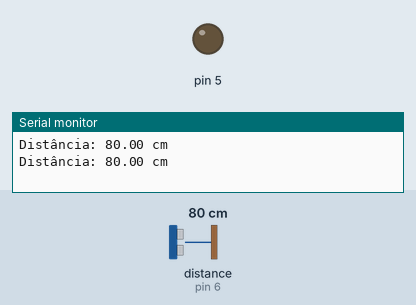
Recording of a sketch running on a simulated Arduino Uno, built with avr-gcc and run on an emulated ATmega328P. Parts: output pins drawn as LEDs (lit = HIGH), the last lines printed to the serial monitor. The inputs (shaded band) are chosen by the test bench; at power-on: distance to the obstacle (sensor on pin 6) 80 cm.

Above: at 2.8 s.
2.9 s: distance to the obstacle (sensor on pin 6) set to 56 cm
4.4 s: distance to the obstacle (sensor on pin 6) set to 47 cm
At 6.2 s:
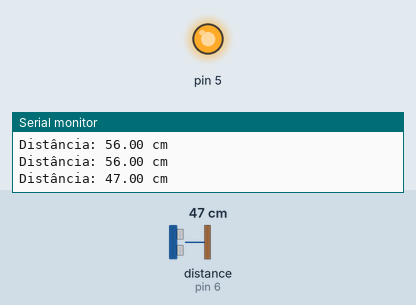
8.6 s: distance to the obstacle (sensor on pin 6) set to 60 cm
At 11.2 s:
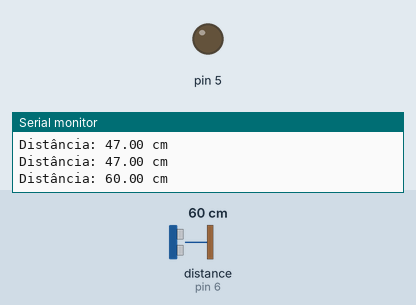
11.5 s: distance to the obstacle (sensor on pin 6) set to 2 cm
At 13.1 s:
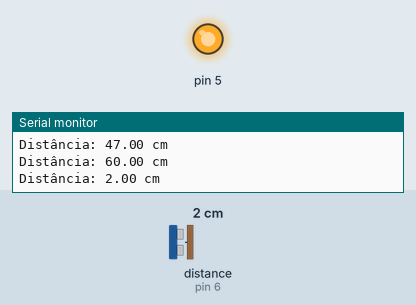
Timing chart, 0 to 16.5 s (numbered marks = the images above; inputs shaded):
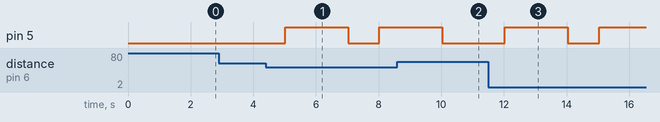

The sketch:

sensor_de_dist_ncia_ultrass_nico_hc_sr041.ino
```cpp
#include <Ultrasonic.h>

Ultrasonic sensor(7, 6);

void setup(){
  pinMode(5, OUTPUT);
  digitalWrite(5, LOW);
  Serial.begin(9600);
}

void loop(){
  delay(1000);
  float distancia = sensor.Ranging(CM);
  Serial.println("Distância: " + (String)distancia + " cm");

  if(distancia <= 50){
    digitalWrite(5, HIGH);
    delay(2000);
    digitalWrite(5, LOW);
  }
}
```

Measured:
- the behaviour switches between 51 and 50 cm on distance to the obstacle (sensor on pin 6) (found by bisection; images 0 and 1)
- after the input at 4.4 s, pin 5: LOW → HIGH after 0.62 s, → LOW 2.0 s later, → HIGH 1.0 s later
- after the input at 8.6 s, pin 5: goes on until 10.0 s, then stays LOW
- after the input at 11.5 s, pin 5: LOW → HIGH after 0.53 s, → LOW 2.0 s later, → HIGH 1.0 s later
